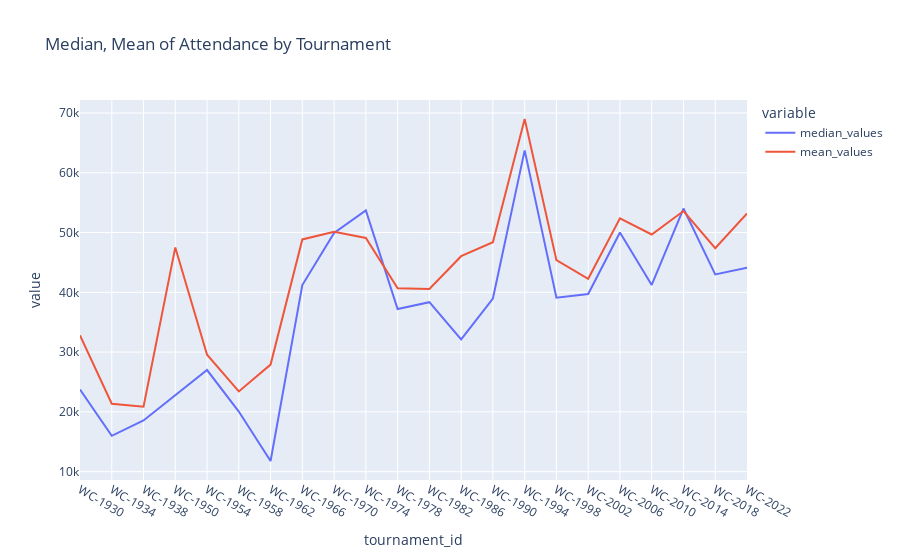

Notebook code for this chart:
### Code cell
fig = px.line(
    att_data, 
    x="tournament_id",
    y=["median_values", "mean_values"],
    title="Median, Mean of Attendance by Tournament"
)
fig.show()

### Figure 1 — Plotly figure (JSON) as saved in the notebook; plotly's stock layout.template omitted (floating-point values rounded to 4 significant figures)
{"data": [{"hovertemplate": "variable=median_values<br>tournament_id=%{x}<br>value=%{y}<extra></extra>", "legendgroup": "median_values", "line": {"color": "#636efa", "dash": "solid"}, "marker": {"symbol": "circle"}, "mode": "lines", "name": "median_values", "orientation": "v", "showlegend": true, "type": "scatter", "x": ["WC-1930", "WC-1934", "WC-1938", "WC-1950", "WC-1954", "WC-1958", "WC-1962", "WC-1966", "WC-1970", "WC-1974", "WC-1978", "WC-1982", "WC-1986", "WC-1990", "WC-1994", "WC-1998", "WC-2002", "WC-2006", "WC-2010", "WC-2014", "WC-2018", "WC-2022"], "xaxis": "x", "y": [23734, 16000, 18570.0, 22800.0, 27000, 20055, 11780.0, 41220.0, 49926, 53700, 37203, 38350, 32140.0, 38970.0, 63749, 39100, 39720.0, 50000, 41234, 54010.0, 42991, 44093], "yaxis": "y"}, {"hovertemplate": "variable=mean_values<br>tournament_id=%{x}<br>value=%{y}<extra></extra>", "legendgroup": "mean_values", "line": {"color": "#EF553B", "dash": "solid"}, "marker": {"symbol": "circle"}, "mode": "lines", "name": "mean_values", "orientation": "v", "showlegend": true, "type": "scatter", "x": ["WC-1930", "WC-1934", "WC-1938", "WC-1950", "WC-1954", "WC-1958", "WC-1962", "WC-1966", "WC-1970", "WC-1974", "WC-1978", "WC-1982", "WC-1986", "WC-1990", "WC-1994", "WC-1998", "WC-2002", "WC-2006", "WC-2010", "WC-2014", "WC-2018", "WC-2022"], "xaxis": "x", "y": [32810.0, 21350.0, 20870.0, 47510.0, 29560.0, 23420.0, 27910.0, 48850.0, 50120.0, 49100.0, 40680.0, 40570.0, 46040.0, 48390.0, 68990.0, 45370.0, 42270.0, 52380.0, 49670.0, 53590.0, 47370.0, 53190.0], "yaxis": "y"}], "layout": {"legend": {"title": {"text": "variable"}, "tracegroupgap": 0}, "title": {"text": "Median, Mean of Attendance by Tournament"}, "xaxis": {"anchor": "y", "domain": [0, 1], "title": {"text": "tournament_id"}}, "yaxis": {"anchor": "x", "domain": [0, 1], "title": {"text": "value"}}}}
